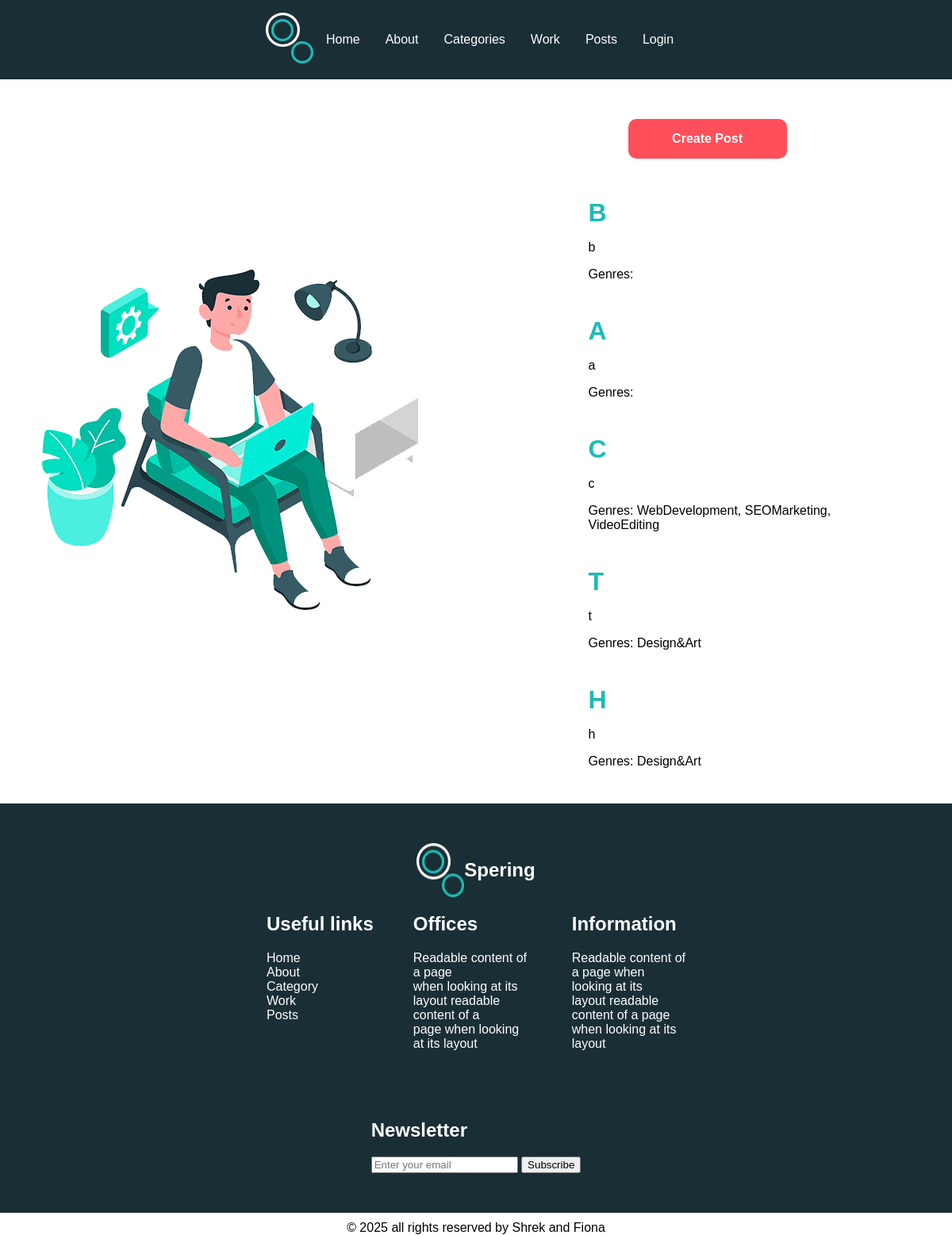
/posts/, run on an earlier commit of the app's database.
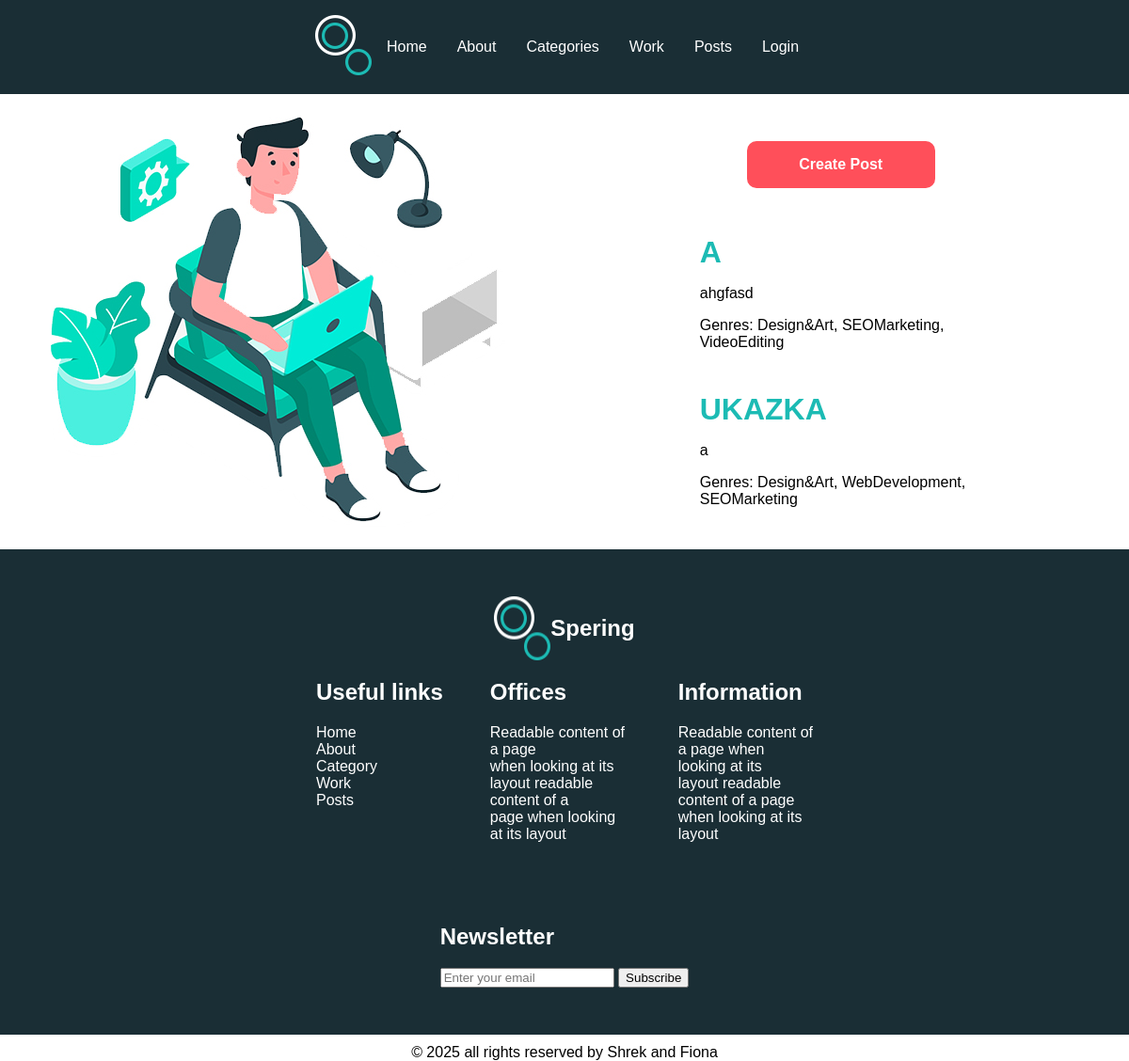
And on a later commit of the database.
### myApp/models.py (models this page shows, shortened)
class Post(models.Model):
    title = models.CharField(max_length=50)
    author_name = models.ForeignKey(User, on_delete=models.CASCADE)
    content = models.TextField(null=False, blank = False)
    created_at = models.DateTimeField(auto_now_add=True)
    update = models.DateTimeField(auto_now=True)
    genres = models.ManyToManyField(Genre)

class Genre(models.Model):
    name = models.CharField(max_length=15, unique=True)

### myApp/views.py (the view)
# urls.py: path('posts/', views.posts, name='posts'),
def posts(request):
	posted = Post.objects.all()
	context = {'posts': posted}
	return render(request, "myApp/posts.html", context)

### myApp/context_processors.py (called while the page is built)
def genres_processor(request):
    return {'genres': Genre.objects.all()}

### myApp/templates/myApp/posts.html (shortened to what this page needs)
{% load static %}
<!DOCTYPE html>
<html lang="en">
<head>
    <link rel="stylesheet" href="{% static 'style.css' %}">
</head>
<body>
<div class="grid-layout container">
    {% include 'myApp/header.html' %}
    <div class="sidebar">
        <img src="{% static 'images/experience-img.jpg' %}" class="image indexImage" alt="">
    </div>
    <div class="main">
        <div class="mainText">
            <div>
                <div class="btn">
                    <a href="{% url 'create_post' %}">Create Post </a>
                </div>
                {% for post in posts %}
                    <a class="postName" href="{% url 'post_detail' post.id %}">{{ post.title }}</a>
                    <p>{{ post.content }}</p>
                    <p>Genres: {% for genre in post.genres.all %}{{ genre.name }}{% if not forloop.last %}, {% endif %}{% endfor %}</p>
                    <pre> </pre>
                {% endfor %}
            </div>
        </div>
    </div>
{% include 'myApp/footer.html' %}
</div>
</body>
</html>

What changed in the data, as far as the page shows it:
removed Post: title "B", content "b"
removed Post: title "A", content "a"
removed Post: title "C", content "c", Genre (name "WebDevelopment"), Genre (name "SEOMarketing"), Genre (name "VideoEditing")
removed Post: title "T", content "t", Genre (name "Design&Art")
removed Post: title "H", content "h", Genre (name "Design&Art")
added Post: title "A", content "ahgfasd", Genre (name "Design&Art"), Genre (name "SEOMarketing"), Genre (name "VideoEditing")
added Post: title "UKAZKA", content "a", Genre (name "Design&Art"), Genre (name "WebDevelopment"), Genre (name "SEOMarketing")
